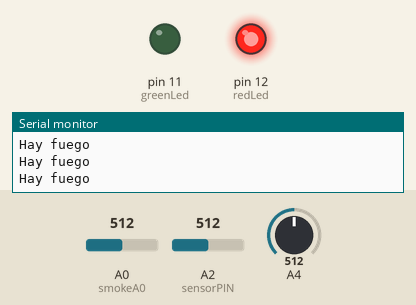
This sketch was run on a simulated Arduino Uno, built with avr-gcc and run on an emulated ATmega328P. Parts: output pins drawn as LEDs (lit = HIGH), the last lines printed to the serial monitor. Dashed ring = blinking. The test bench sets the inputs (shaded band); at power-on: A0 (smokeA0) = 512, A2 (sensorPIN) = 512, A4 = 512.

Above: at 1.2 s.
1.3 s: A0 (smokeA0) set to 414
2.8 s: A0 (smokeA0) set to 385
At 3.05 s:
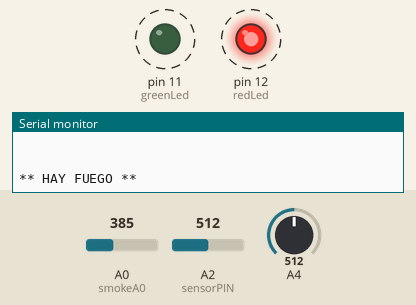
Timing chart, 0 to 11.8 s (numbered marks = the images above; inputs shaded):
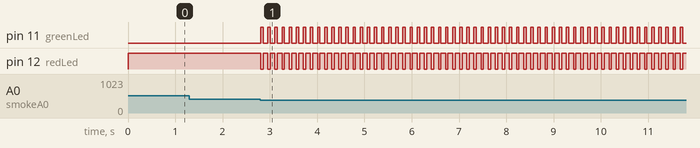

The sketch:

Programaci_n_final.ino
```cpp
int redLed = 12;
int greenLed = 11;
int smokeA0 = A0;
// Your threshold value
int sensorThres = 400;
const int sensorPIN = A2;
const int sampleWindow = 50; // Ancho ventana en mS (50 mS = 20Hz)
 const int sensorMin = 4;     // lectura mínima
const int sensorMax = 1024;  // lectura máxima

void setup() {
  pinMode(redLed, OUTPUT);
  pinMode(greenLed, OUTPUT);
  pinMode(smokeA0, INPUT);
  Serial.begin(9600);
}

void loop() {
  int analogSensor = analogRead(smokeA0);


  // Checks if it has reached the threshold value
  if (analogSensor > sensorThres)
  {
    digitalWrite(redLed, HIGH);
    digitalWrite(greenLed, LOW);
    Serial.println ("Hay fuego");
  }
  else
  {
    digitalWrite(redLed, LOW);
    digitalWrite(greenLed, HIGH);
    Serial.println (" ");
    unsigned long startMillis= millis();

   unsigned int signalMax = 0;
   unsigned int signalMin = 1024;

   // Recopilar durante la ventana
   unsigned int sample;
   while (millis() - startMillis < sampleWindow)
   {
      sample = analogRead(sensorPIN);
      if (sample < 1024)
      {
         if (sample > signalMax)
         {
            signalMax = sample;  // Actualizar máximo
         }
         else if (sample < signalMin)
         {
            signalMin = sample;  // Actualizar mínimo
         }
      }
   }
   unsigned int peakToPeak = signalMax - signalMin;  // Amplitud del sonido
   double volts = (peakToPeak * 5.0) / 1024;  // Convertir a tensión

   if (volts>0.1)
{
  Serial.println ("Estan talando un árbol");
   digitalWrite(redLed, HIGH);
    digitalWrite(greenLed, LOW);
}
else
  {
    digitalWrite(redLed, LOW);
    digitalWrite(greenLed, HIGH);
    Serial.println (" ");
  // Leer el sensor en el pin A0:
  int sensorReading = analogRead(A4);
  // Mapeamos el rango del sensor (4 opciones):
  // f¿Función: 'long int map(long int, long int, long int, long int, long int)'
  int range = map(sensorReading, sensorMin, sensorMax, 0, 3);

  // Valores del rango:
  switch (range) {
  case 1:    // Fuego cercano, a una distancia de aproximadamente 1.5 pies.
    Serial.println("** HAY FUEGO **");
     digitalWrite(redLed, HIGH);
    digitalWrite(greenLed, LOW);
    break;
  case 0:    // Se detecta fuego entre 1-3 pies de distancia.
    Serial.println("** HAY FUEGO **");
     digitalWrite(redLed, HIGH);
    digitalWrite(greenLed, LOW);
    break;
  case 2:    // No se ha detectado fuego.
    Serial.println("");
    digitalWrite(redLed, LOW);
    digitalWrite(greenLed, HIGH);
    break;
     }
  }
  delay(100);
 }
 }
```

Measured:
- the behaviour switches between 401 and 400 on A0 (smokeA0) (found by bisection; images 0 and 1)
- after the input at 2.8 s, pin 11 (greenLed): alternates HIGH for 0.05 s and LOW for 0.10 s, starting at once; pin 12 (redLed): alternates HIGH for 0.10 s and LOW for 0.05 s, starting at once
